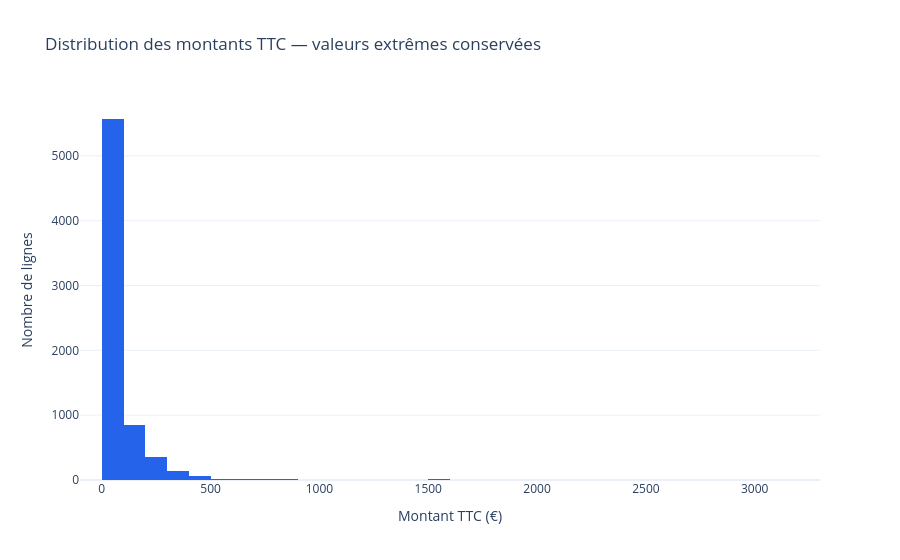

Write notebook code for a chart like this one.
### Code cell
amount_histogram = px.histogram(
    df,
    x="amount_ttc",
    nbins=60,
    title="Distribution des montants TTC — valeurs extrêmes conservées",
    labels={"amount_ttc": "Montant TTC (€)"},
    color_discrete_sequence=["#2563EB"],
)
amount_histogram.update_yaxes(title="Nombre de lignes")
amount_histogram.show()

### Figure 1 — Plotly figure (JSON) as saved in the notebook; plotly's stock layout.template omitted (floating-point values rounded to 4 significant figures; data arrays with more than 128 entries replaced by an {"elided": "..."} marker saying what was removed)
{"data": [{"bingroup": "x", "hovertemplate": "Montant TTC (€)=%{x}<br>count=%{y}<extra></extra>", "legendgroup": "", "marker": {"color": "#2563EB", "pattern": {"shape": ""}}, "name": "", "nbinsx": 60, "orientation": "v", "showlegend": false, "type": "histogram", "x": {"elided": "7070 float values"}, "xaxis": "x", "yaxis": "y"}], "layout": {"barmode": "relative", "legend": {"tracegroupgap": 0}, "title": {"text": "Distribution des montants TTC — valeurs extrêmes conservées"}, "xaxis": {"anchor": "y", "domain": [0, 1], "title": {"text": "Montant TTC (€)"}}, "yaxis": {"anchor": "x", "domain": [0, 1], "title": {"text": "Nombre de lignes"}}}}
